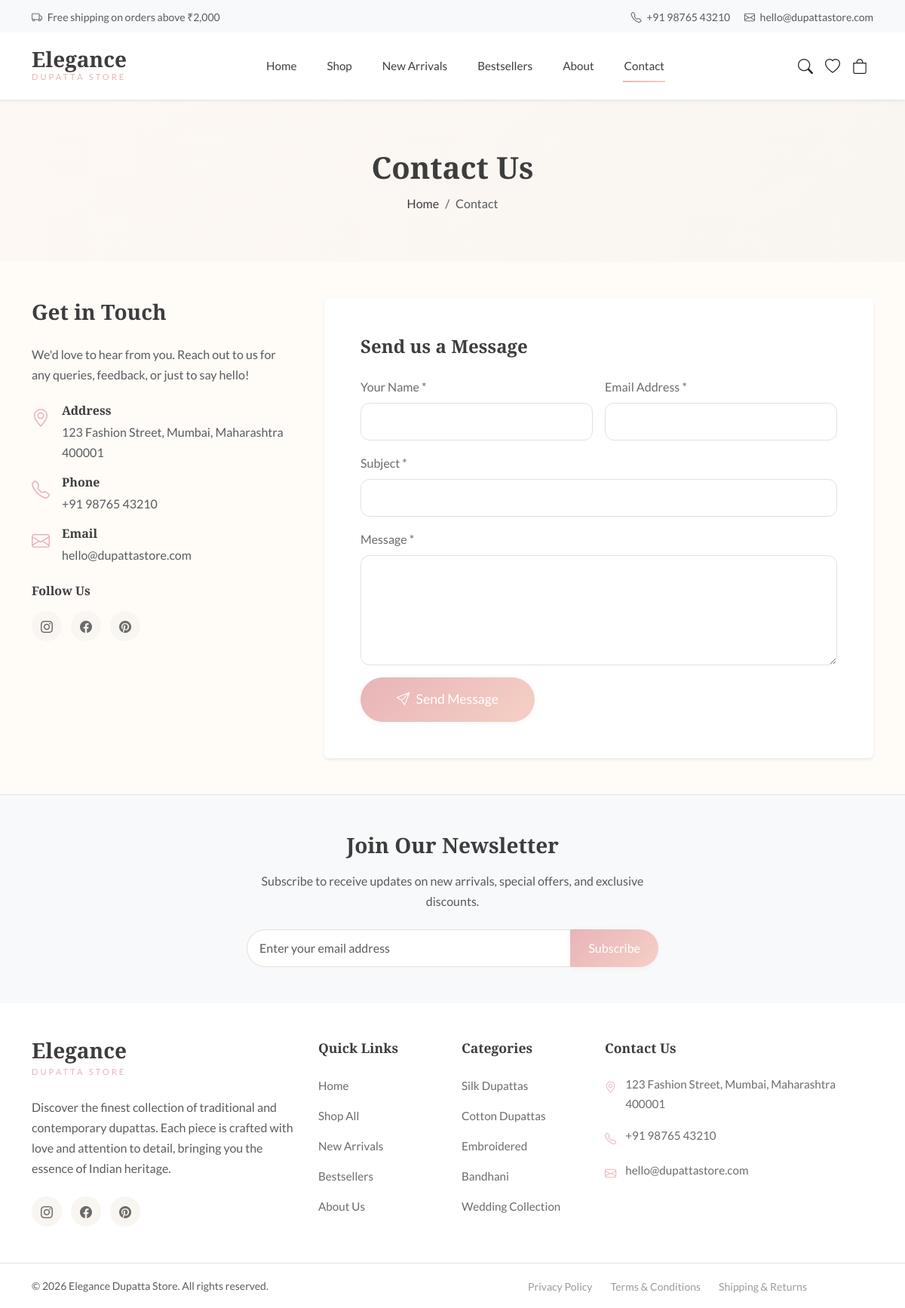
The page /contact.php on the database its author committed.
### tables this page shows
CREATE TABLE site_settings (
    id INT AUTO_INCREMENT PRIMARY KEY,
    setting_key VARCHAR(100) UNIQUE NOT NULL,
    setting_value TEXT,
    created_at TIMESTAMP DEFAULT CURRENT_TIMESTAMP,
    updated_at TIMESTAMP DEFAULT CURRENT_TIMESTAMP ON UPDATE CURRENT_TIMESTAMP
);

### includes/config.php (called while the page is built, shortened)
<?php
function getDBConnection() {
    static $conn = null;
    if ($conn === null) {
        try {
            $conn = new mysqli(DB_HOST, DB_USERNAME, DB_PASSWORD, DB_NAME);
            $conn->set_charset("utf8mb4");
        } catch (Exception $e) {
            error_log("Database connection error: " . $e->getMessage());
            die("Sorry, we're experiencing technical difficulties. Please try again later.");
        }
    }
    return $conn;
}
function getSiteSetting($key) {
    $conn = getDBConnection();
    $stmt = $conn->prepare("SELECT setting_value FROM site_settings WHERE setting_key = ?");
    $stmt->bind_param("s", $key);
    $stmt->execute();
    $result = $stmt->get_result();
    if ($row = $result->fetch_assoc()) {
        return $row['setting_value'];
    }
    return null;
}

### contact.php (the view, shortened to what this page needs)
<?php
require_once 'includes/header.php';
?>
<section class="shop-header">
    <div class="container">
        <h1 class="shop-title">Contact Us</h1>
        <nav aria-label="breadcrumb">
            <ol class="breadcrumb justify-content-center mb-0">
                <li class="breadcrumb-item"><a href="<?php echo SITE_URL; ?>">Home</a></li>
                <li class="breadcrumb-item active">Contact</li>
            </ol>
        </nav>
    </div>
</section>
<section class="py-5">
    <div class="container">
        <div class="row g-5">
            <div class="col-lg-4">
                <h3 class="font-playfair mb-4">Get in Touch</h3>
                <p class="text-muted mb-4">We'd love to hear from you. Reach out to us for any queries, feedback, or just to say hello!</p>
                <div class="mb-4">
                    <div class="d-flex align-items-start mb-3">
                        <i class="bi bi-geo-alt text-primary-color fs-4 me-3"></i>
                        <div>
                            <h6 class="mb-1">Address</h6>
                            <p class="text-muted mb-0"><?php echo nl2br(getSiteSetting('contact_address')); ?></p>
                        </div>
                    </div>
                    <div class="d-flex align-items-start mb-3">
                        <i class="bi bi-telephone text-primary-color fs-4 me-3"></i>
                        <div>
                            <h6 class="mb-1">Phone</h6>
                            <p class="text-muted mb-0"><?php echo getSiteSetting('contact_phone'); ?></p>
                        </div>
                    </div>
                    <div class="d-flex align-items-start">
                        <i class="bi bi-envelope text-primary-color fs-4 me-3"></i>
                        <div>
                            <h6 class="mb-1">Email</h6>
                            <p class="text-muted mb-0"><?php echo getSiteSetting('contact_email'); ?></p>
                        </div>
                    </div>
                </div>
                <h6 class="mb-3">Follow Us</h6>
                <div class="social-links">
                    <a href="<?php echo getSiteSetting('instagram_url'); ?>" target="_blank" class="social-link">
                        <i class="bi bi-instagram"></i>
                    </a>
                    <a href="<?php echo getSiteSetting('facebook_url'); ?>" target="_blank" class="social-link">
                        <i class="bi bi-facebook"></i>
                    </a>
                    <a href="<?php echo getSiteSetting('pinterest_url'); ?>" target="_blank" class="social-link">
                        <i class="bi bi-pinterest"></i>
                    </a>
                </div>
            </div>
            <div class="col-lg-8">
                <div class="card border-0 shadow-sm">
                    <div class="card-body p-4 p-md-5">
                        <h4 class="font-playfair mb-4">Send us a Message</h4>
                        <form method="POST" action="">
                            <div class="row g-3">
                                <div class="col-md-6">
                                    <label class="form-label">Your Name *</label>
                                    <input type="text" name="name" class="form-control" required>
                                </div>
                                <div class="col-md-6">
                                    <label class="form-label">Email Address *</label>
                                    <input type="email" name="email" class="form-control" required>
                                </div>
                                <div class="col-12">
                                    <label class="form-label">Subject *</label>
                                    <input type="text" name="subject" class="form-control" required>
                                </div>
                                <div class="col-12">
                                    <label class="form-label">Message *</label>
                                    <textarea name="message" class="form-control" rows="5" required></textarea>
                                </div>
                                <div class="col-12">
                                    <button type="submit" class="btn btn-primary btn-lg">
                                        <i class="bi bi-send me-2"></i>Send Message
                                    </button>
                                </div>
                            </div>
                        </form>
                    </div>
                </div>
            </div>
        </div>
    </div>
</section>
<?php require_once 'includes/footer.php'; ?>

### includes/header.php (shortened to what this page needs)
<?php
require_once __DIR__ . '/config.php';
$currentPage = basename($_SERVER['PHP_SELF'], '.php');
$currentPage = $currentPage ?: 'index';
?>
<!DOCTYPE html>
<html lang="en">
<head>
    <link href="https://cdn.jsdelivr.net/npm/bootstrap@5.3.2/dist/css/bootstrap.min.css" rel="stylesheet">
    <link rel="stylesheet" href="https://cdn.jsdelivr.net/npm/bootstrap-icons@1.11.1/font/bootstrap-icons.css">
    <link rel="stylesheet" href="<?php echo ASSETS_URL; ?>/css/style.css">
</head>
<body>
    <div class="top-bar bg-light py-2">
        <div class="container">
            <div class="row align-items-center">
                <div class="col-md-6 text-center text-md-start">
                    <small class="text-muted">
                        <i class="bi bi-truck me-1"></i> Free shipping on orders above <?php echo CURRENCY; ?>2,000
                    </small>
                </div>
                <div class="col-md-6 text-center text-md-end">
                    <small class="text-muted">
                        <a href="tel:<?php echo str_replace(' ', '', getSiteSetting('contact_phone')); ?>" class="text-muted text-decoration-none me-3">
                            <i class="bi bi-telephone me-1"></i> <?php echo getSiteSetting('contact_phone'); ?>
                        </a>
                        <a href="mailto:<?php echo getSiteSetting('contact_email'); ?>" class="text-muted text-decoration-none">
                            <i class="bi bi-envelope me-1"></i> <?php echo getSiteSetting('contact_email'); ?>
                        </a>
                    </small>
                </div>
            </div>
        </div>
    </div>
    <nav class="navbar navbar-expand-lg navbar-light bg-white sticky-top shadow-sm">
        <div class="container">
            <a class="navbar-brand" href="<?php echo SITE_URL; ?>">
                <span class="brand-text">Elegance</span>
                <span class="brand-subtext">Dupatta Store</span>
            </a>
            <div class="collapse navbar-collapse" id="mainNav">
                <ul class="navbar-nav mx-auto">
                    <li class="nav-item">
                        <a class="nav-link <?php echo $currentPage == 'index' ? 'active' : ''; ?>" href="<?php echo SITE_URL; ?>">Home</a>
                    </li>
                    <li class="nav-item">
                        <a class="nav-link <?php echo $currentPage == 'shop' ? 'active' : ''; ?>" href="<?php echo SITE_URL; ?>/shop.php">Shop</a>
                    </li>
                    <li class="nav-item">
                        <a class="nav-link <?php echo $currentPage == 'new-arrivals' ? 'active' : ''; ?>" href="<?php echo SITE_URL; ?>/shop.php?category=new-arrivals">New Arrivals</a>
                    </li>
                    <li class="nav-item">
                        <a class="nav-link <?php echo $currentPage == 'bestsellers' ? 'active' : ''; ?>" href="<?php echo SITE_URL; ?>/shop.php?category=bestsellers">Bestsellers</a>
                    </li>
                    <li class="nav-item">
                        <a class="nav-link <?php echo $currentPage == 'about' ? 'active' : ''; ?>" href="<?php echo SITE_URL; ?>/about.php">About</a>
                    </li>
                    <li class="nav-item">
                        <a class="nav-link <?php echo $currentPage == 'contact' ? 'active' : ''; ?>" href="<?php echo SITE_URL; ?>/contact.php">Contact</a>
                    </li>
                </ul>
                <div class="d-flex align-items-center">
                    <a href="<?php echo SITE_URL; ?>/shop.php" class="btn btn-link text-dark text-decoration-none p-2">
                        <i class="bi bi-search fs-5"></i>
                    </a>
                    <a href="<?php echo SITE_URL; ?>/wishlist.php" class="btn btn-link text-dark text-decoration-none p-2 position-relative">
                        <i class="bi bi-heart fs-5"></i>
                    </a>
                    <a href="<?php echo SITE_URL; ?>/cart.php" class="btn btn-link text-dark text-decoration-none p-2 position-relative">
                        <i class="bi bi-bag fs-5"></i>
                    </a>
                </div>
            </div>
        </div>
    </nav>

### includes/footer.php (shortened to what this page needs)
<?php
$instagramUrl = getSiteSetting('instagram_url');
$facebookUrl = getSiteSetting('facebook_url');
$pinterestUrl = getSiteSetting('pinterest_url');
$contactPhone = getSiteSetting('contact_phone');
$contactEmail = getSiteSetting('contact_email');
$contactAddress = getSiteSetting('contact_address');
?>
    <footer class="footer bg-white border-top">
        <div class="newsletter-section py-5 bg-light">
            <div class="container">
                <div class="row justify-content-center text-center">
                    <div class="col-lg-6">
                        <h3 class="font-playfair mb-3">Join Our Newsletter</h3>
                        <p class="text-muted mb-4">Subscribe to receive updates on new arrivals, special offers, and exclusive discounts.</p>
                        <form action="<?php echo SITE_URL; ?>/newsletter-subscribe.php" method="POST" class="newsletter-form">
                            <div class="input-group">
                                <input type="email" name="email" class="form-control" placeholder="Enter your email address" required>
                                <button type="submit" class="btn btn-primary">Subscribe</button>
                            </div>
                        </form>
                    </div>
                </div>
            </div>
        </div>
        <div class="footer-main py-5">
            <div class="container">
                <div class="row g-4">
                    <div class="col-lg-4 col-md-6">
                        <div class="footer-brand mb-4">
                            <span class="brand-text">Elegance</span>
                            <span class="brand-subtext d-block">Dupatta Store</span>
                        </div>
                        <p class="text-muted mb-4">
                            Discover the finest collection of traditional and contemporary dupattas. Each piece is crafted with love and attention to detail, bringing you the essence of Indian heritage.
                        </p>
                        <div class="social-links">
                            <?php if ($instagramUrl): ?>
                            <a href="<?php echo $instagramUrl; ?>" target="_blank" class="social-link">
                                <i class="bi bi-instagram"></i>
                            </a>
                            <?php endif; ?>
                            <?php if ($facebookUrl): ?>
                            <a href="<?php echo $facebookUrl; ?>" target="_blank" class="social-link">
                                <i class="bi bi-facebook"></i>
                            </a>
                            <?php endif; ?>
                            <?php if ($pinterestUrl): ?>
                            <a href="<?php echo $pinterestUrl; ?>" target="_blank" class="social-link">
                                <i class="bi bi-pinterest"></i>
                            </a>
                            <?php endif; ?>
                        </div>
                    </div>
                    <div class="col-lg-2 col-md-6">
                        <h5 class="footer-title">Quick Links</h5>
                        <ul class="footer-links">
                            <li><a href="<?php echo SITE_URL; ?>">Home</a></li>
                            <li><a href="<?php echo SITE_URL; ?>/shop.php">Shop All</a></li>
                            <li><a href="<?php echo SITE_URL; ?>/shop.php?category=new-arrivals">New Arrivals</a></li>
                            <li><a href="<?php echo SITE_URL; ?>/shop.php?category=bestsellers">Bestsellers</a></li>
                            <li><a href="<?php echo SITE_URL; ?>/about.php">About Us</a></li>
                        </ul>
                    </div>
                    <div class="col-lg-2 col-md-6">
                        <h5 class="footer-title">Categories</h5>
                        <ul class="footer-links">
                            <li><a href="<?php echo SITE_URL; ?>/shop.php?category=silk-dupattas">Silk Dupattas</a></li>
                            <li><a href="<?php echo SITE_URL; ?>/shop.php?category=cotton-dupattas">Cotton Dupattas</a></li>
                            <li><a href="<?php echo SITE_URL; ?>/shop.php?category=embroidered-dupattas">Embroidered</a></li>
                            <li><a href="<?php echo SITE_URL; ?>/shop.php?category=bandhani-dupattas">Bandhani</a></li>
                            <li><a href="<?php echo SITE_URL; ?>/shop.php?category=wedding-collection">Wedding Collection</a></li>
                        </ul>
                    </div>
                    <div class="col-lg-4 col-md-6">
                        <h5 class="footer-title">Contact Us</h5>
                        <ul class="footer-contact">
                            <li>
                                <i class="bi bi-geo-alt"></i>
                                <span><?php echo nl2br($contactAddress); ?></span>
                            </li>
                            <li>
                                <i class="bi bi-telephone"></i>
                                <a href="tel:<?php echo str_replace(' ', '', $contactPhone); ?>"><?php echo $contactPhone; ?></a>
                            </li>
                            <li>
                                <i class="bi bi-envelope"></i>
                                <a href="mailto:<?php echo $contactEmail; ?>"><?php echo $contactEmail; ?></a>
                            </li>
                        </ul>
                    </div>
                </div>
            </div>
        </div>
        <div class="footer-bottom py-3 border-top">
            <div class="container">
                <div class="row align-items-center">
                    <div class="col-md-6 text-center text-md-start">
                        <p class="mb-0 text-muted small">
                            &copy; <?php echo date('Y'); ?> <?php echo SITE_NAME; ?>. All rights reserved.
                        </p>
                    </div>
                    <div class="col-md-6 text-center text-md-end">
                        <ul class="footer-bottom-links">
                            <li><a href="<?php echo SITE_URL; ?>/privacy-policy.php">Privacy Policy</a></li>
                            <li><a href="<?php echo SITE_URL; ?>/terms-conditions.php">Terms & Conditions</a></li>
                            <li><a href="<?php echo SITE_URL; ?>/shipping-returns.php">Shipping & Returns</a></li>
                        </ul>
                    </div>
                </div>
            </div>
        </div>
    </footer>
</body>
</html>

### rows shown on the page
site_settings: setting_value "+91 98765 43210"
site_settings: setting_value "hello@dupattastore.com"
site_settings: setting_value "123 Fashion Street, Mumbai, Maharashtra 400001"

### other values the page prints
CURRENCY "₹"
SITE_NAME "Elegance Dupatta Store"
